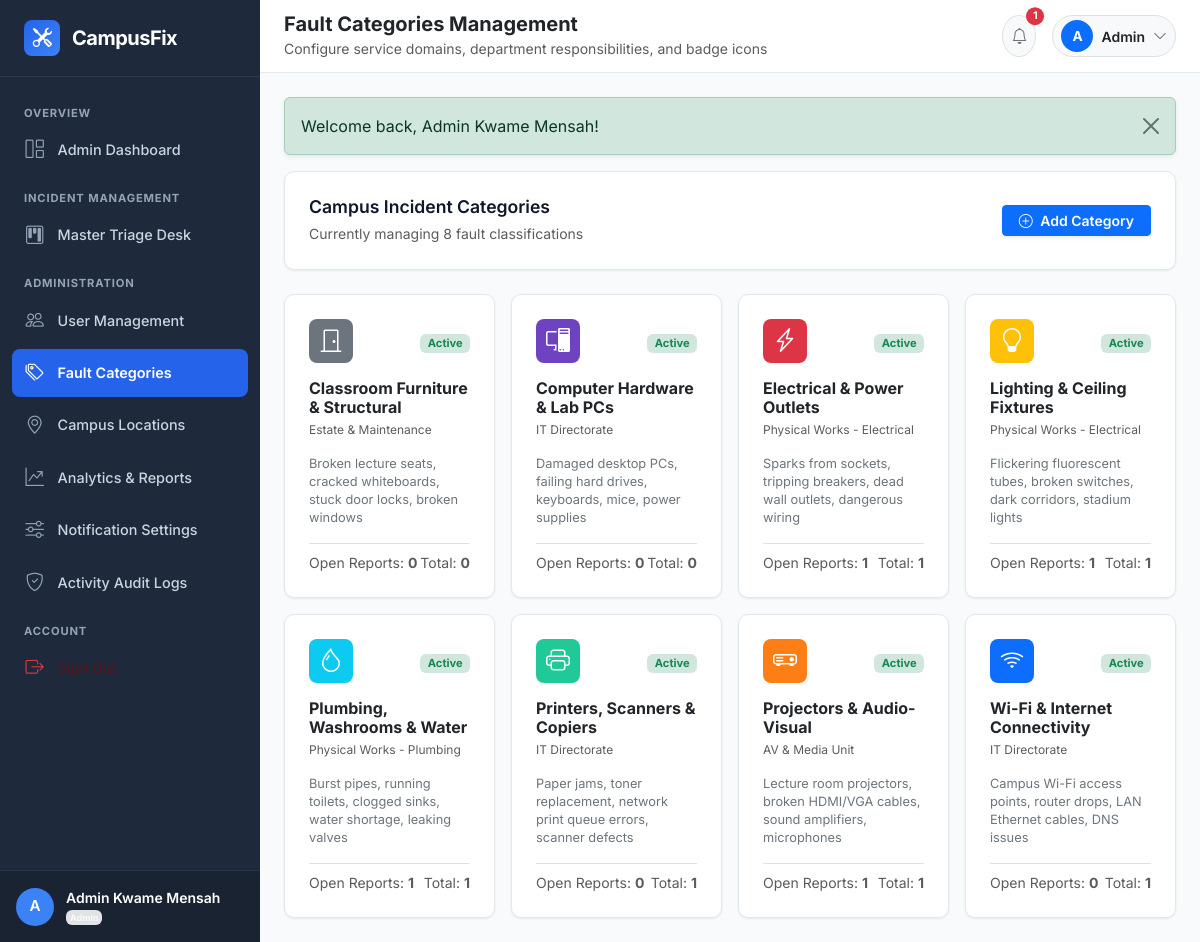
Before: /admin/categories.php (signed in) with the older database file.
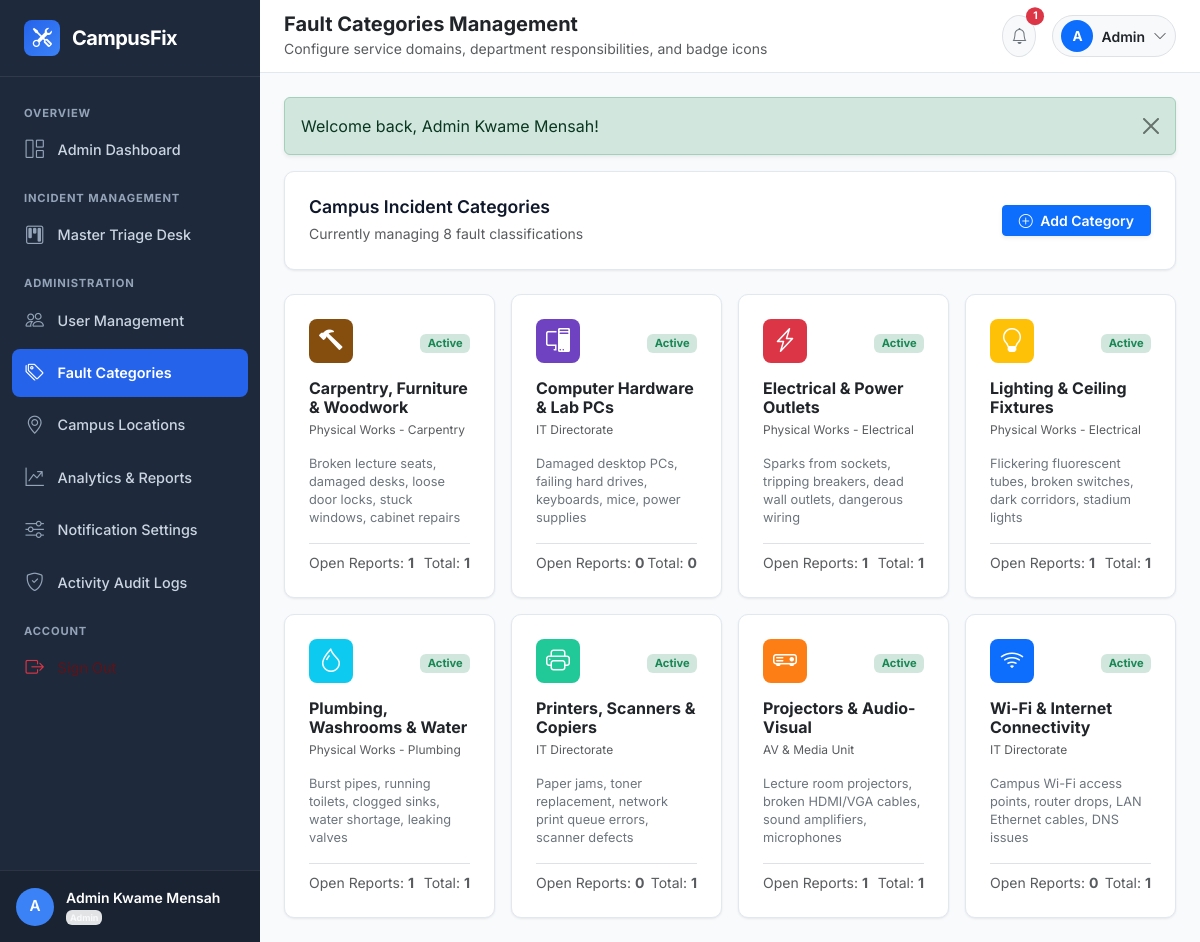
After: the same page with the newer database file.
### tables this page shows
CREATE TABLE `categories` (
  `id` INT UNSIGNED NOT NULL AUTO_INCREMENT,
  `name` VARCHAR(100) NOT NULL,
  `slug` VARCHAR(100) NOT NULL,
  `description` TEXT DEFAULT NULL,
  `department_in_charge` VARCHAR(100) DEFAULT 'General Services',
  `icon` VARCHAR(50) DEFAULT 'bi-gear' COMMENT 'Bootstrap Icon class name',
  `color_code` VARCHAR(20) DEFAULT '#0d6efd' COMMENT 'Hex color code for UI badges',
  `is_active` TINYINT(1) NOT NULL DEFAULT 1,
  `created_at` DATETIME NOT NULL DEFAULT CURRENT_TIMESTAMP,
  PRIMARY KEY (`id`),
  UNIQUE KEY `uk_categories_name` (`name`),
  UNIQUE KEY `uk_categories_slug` (`slug`),
  KEY `idx_categories_is_active` (`is_active`)
);

### admin/categories.php (the view, shortened to what this page needs)
<?php
$pdo = get_db_connection();
$catStmt = $pdo->query("
    SELECT c.*,
           COUNT(t.id) as total_incidents,
           SUM(CASE WHEN t.status IN ('pending', 'assigned', 'in_progress', 'reopened') THEN 1 ELSE 0 END) as active_incidents
    FROM categories c
    LEFT JOIN tickets t ON c.id = t.category_id
    GROUP BY c.id, c.name, c.slug, c.description, c.department_in_charge, c.icon, c.color_code, c.is_active, c.created_at
    ORDER BY c.name ASC
");
$categories = $catStmt->fetchAll();
include_once INCLUDES_PATH . 'header.php';
include_once INCLUDES_PATH . 'sidebar.php';
?>
<div class="d-flex flex-column flex-1 w-100">
    <?php include_once INCLUDES_PATH . 'navbar.php'; ?>
    <div class="container-fluid px-0">
        <div class="cf-card mb-4">
            <div class="d-flex flex-wrap align-items-center justify-content-between gap-3">
                <div>
                    <h5 class="cf-card-title mb-1">Campus Incident Categories</h5>
                    <small class="text-muted">Currently managing <?= count($categories) ?> fault classifications</small>
                </div>
                <button type="button" class="btn btn-primary btn-sm fw-semibold shadow-sm px-3" data-bs-toggle="modal" data-bs-target="#addCategoryModal">
                    <i class="bi bi-plus-circle me-1"></i> Add Category
                </button>
            </div>
        </div>
        <div class="row g-3">
            <?php foreach ($categories as $cat): ?>
                <div class="col-md-6 col-xl-3">
                    <div class="cf-card h-100 mb-0 position-relative">
                        <div class="d-flex align-items-center justify-content-between mb-3">
                            <span class="p-2 rounded-3 text-white fs-4 d-inline-flex align-items-center justify-content-center" style="background-color: <?= htmlspecialchars($cat['color_code']) ?>; width: 44px; height: 44px;">
                                <i class="bi <?= htmlspecialchars($cat['icon']) ?>"></i>
                            </span>
                            <form method="POST" action="" class="d-inline">
                                <button type="submit" class="badge <?= ($cat['is_active'] == 1) ? 'bg-success-subtle text-success border border-success' : 'bg-secondary-subtle text-secondary' ?> border-0 cursor-pointer" style="font-size: 0.7rem;">
                                    <?= ($cat['is_active'] == 1) ? 'Active' : 'Disabled' ?>
                                </button>
                            </form>
                        </div>
                        <h6 class="fw-bold text-dark mb-1"><?= htmlspecialchars($cat['name']) ?></h6>
                        <small class="text-muted d-block mb-3" style="font-size: 0.75rem;"><?= htmlspecialchars($cat['department_in_charge']) ?></small>
                        <p class="text-secondary small mb-3" style="font-size: 0.8rem; line-height: 1.4;"><?= htmlspecialchars($cat['description'] ?? 'No description.') ?></p>
                        <div class="pt-2 border-top d-flex justify-content-between align-items-center small text-muted">
                            <span>Open Reports: <strong><?= $cat['active_incidents'] ?></strong></span>
                            <span>Total: <strong><?= $cat['total_incidents'] ?></strong></span>
                        </div>
                    </div>
                </div>
            <?php endforeach; ?>
        </div>
    </div>
</div>
<?php include_once INCLUDES_PATH . 'footer.php'; ?>

Changed rows visible on the page:
changed categories: color_code "#6c757d" → "#854d0e" (drawn); icon "bi-door-closed" → "bi-hammer" (drawn); name "Classroom Furniture & Structural" → "Carpentry, Furniture & Woodwork"; department_in_charge "Estate & Maintenance" → "Physical Works - Carpentry"; description "Broken lecture seats, cracked whiteboards, stuck door locks, broken windows" → "Broken lecture seats, damaged desks, loose door locks, stuck windows, cabinet repairs"; active_incidents "0" → "1"; total_incidents "0" → "1"
